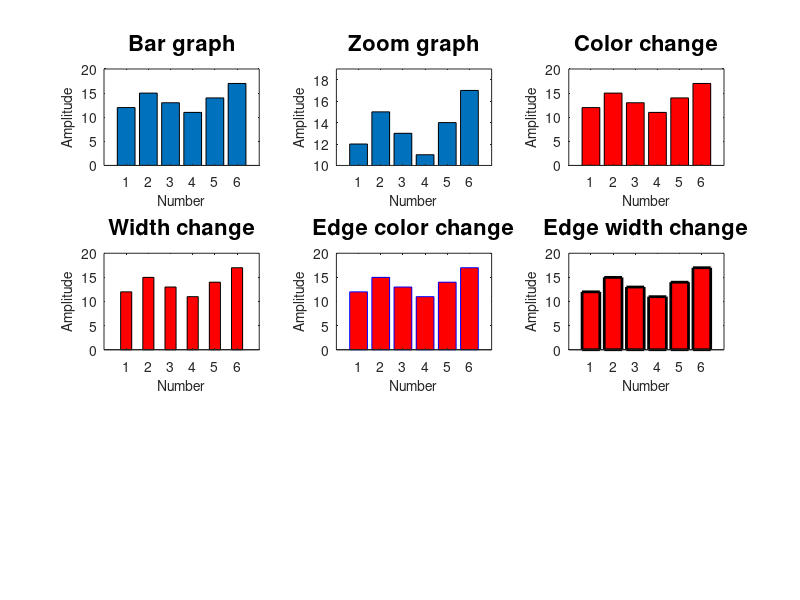

Reproduce this figure in MATLAB.
x=[12, 15, 13, 11, 14, 17];
barh(x,0.5, 'r','EdgeColor','k','LineWidth',2);
title('Bar graph','FontSize',16);
xlabel('Amplitude', 'FontSize',10);
ylabel('Number', 'FontSize',10);
subplot(3,3,1);
bar(x);
title('Bar graph','FontSize',16);
xlabel('Number', 'FontSize',10);
ylabel('Amplitude', 'FontSize',10);
%%%%%%%%%%%%%%%%%%%%%%%%%%%%%%%%%%%
subplot(3,3,2);
bar(x);
axis([0, length(x)+1, 10, 19]);
title('Zoom graph','FontSize',16);
xlabel('Number', 'FontSize',10);
ylabel('Amplitude', 'FontSize',10);
%%%%%%%%%%%%%%%%%%%%%%%%%%%%%%%%%%%
subplot(3,3,3);
bar(x,'red');
title('Color change','FontSize',16);
xlabel('Number', 'FontSize',10);
ylabel('Amplitude', 'FontSize',10);
%%%%%%%%%%%%%%%%%%%%%%%%%%%%%%%%%%%

%%%%%%%%%%%%%%%%%%%%%%%%%
subplot(3,3,4);
bar(x, 0.5,'red');
title('Width change','FontSize',16);
xlabel('Number', 'FontSize',10);
ylabel('Amplitude', 'FontSize',10);
%%%%%%%%%%%%%%%%%%%%%%%%%%%%%%%%%%%
subplot(3,3,5);
bar(x,'red','EdgeColor','b');
title('Edge color change','FontSize',16);
xlabel('Number', 'FontSize',10);
ylabel('Amplitude', 'FontSize',10);
%%%%%%%%%%%%%%%%%%%%%%%%%%%%%%%%%%%
subplot(3,3,6);
bar(x,'red','EdgeColor','k','LineWidth',2);
title('Edge width change','FontSize',16);
xlabel('Number', 'FontSize',10);
ylabel('Amplitude', 'FontSize',10);
